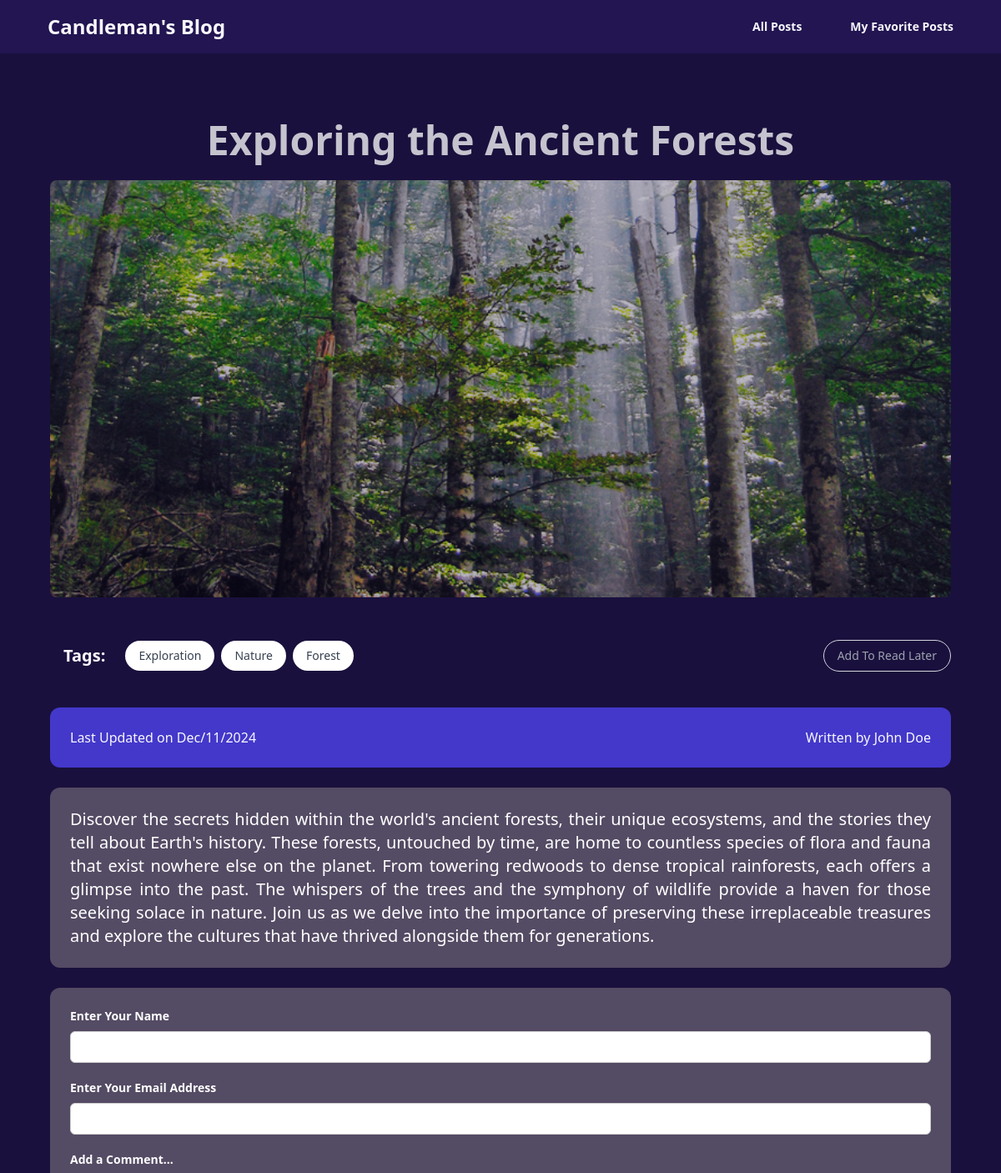
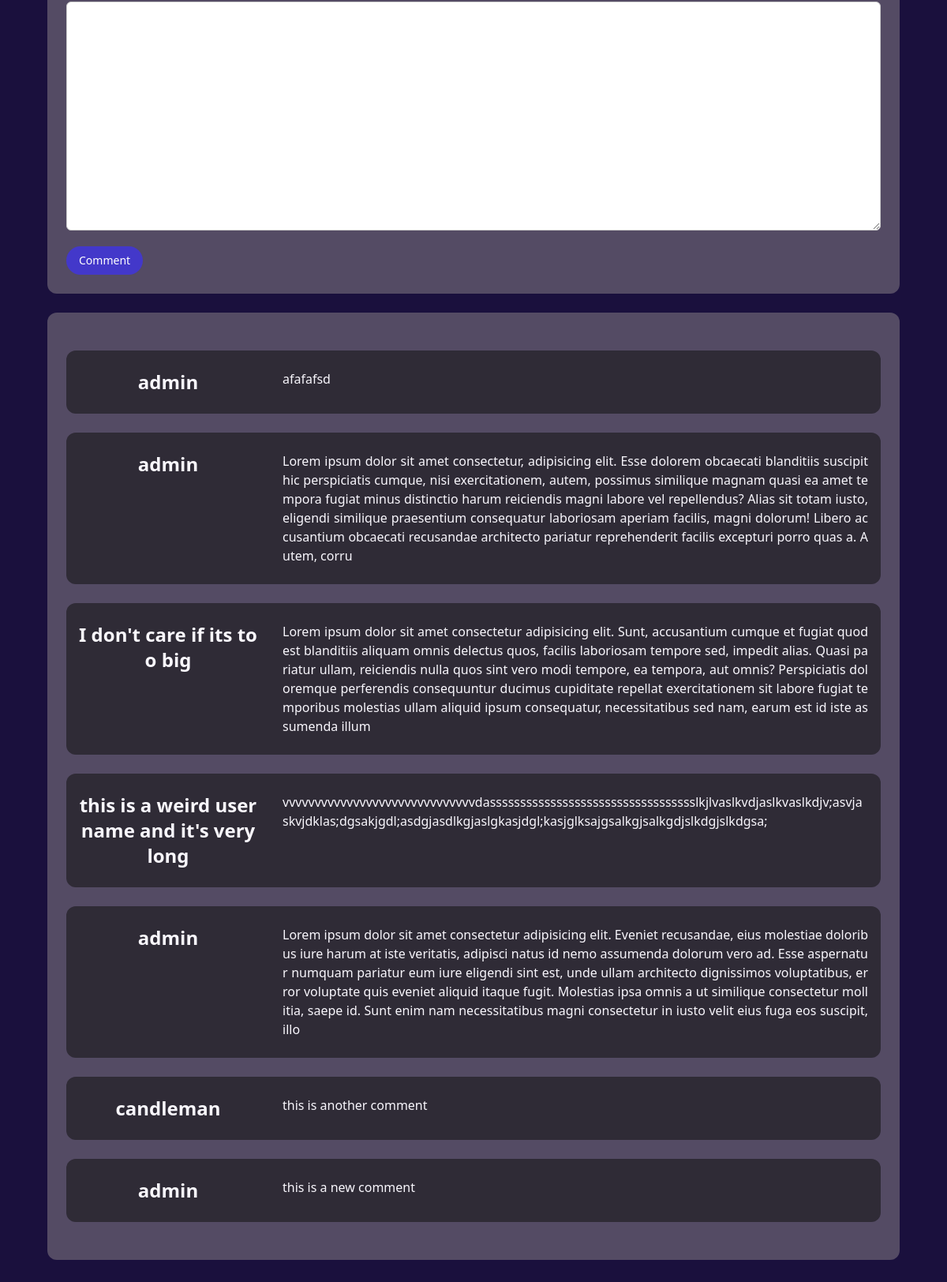
The app's page /posts/exploring-the-ancient-forests with its own data (2 pictures, top to bottom).
### blog/models.py (models this page shows, shortened)
class Post(models.Model):
    title = models.CharField(max_length=150)
    excerpt = models.TextField(max_length=350)
    image = models.ImageField(upload_to="posts", null=True)
    date = models.DateField(auto_now_add=True)
    slug = models.SlugField(max_length=160, unique=True, db_index=True)
    content = models.TextField(validators=[MinLengthValidator(10)])
    author = models.ForeignKey(
        Author, on_delete=models.SET_NULL, null=True, related_name="posts"
    )
    tags = models.ManyToManyField(Tag)

class Tag(models.Model):
    caption = models.CharField(max_length=25, unique=True)

class Author(models.Model):
    first_name = models.CharField(max_length=150)
    last_name = models.CharField(max_length=150, blank=True, null=True)
    email = models.EmailField()
    def get_full_name(self):
        return f"{self.first_name} {self.last_name}"
    def __str__(self):
        if self.last_name:
            return self.get_full_name()
        else:
            return self.first_name

class Comment(models.Model):
    username = models.CharField(max_length=100)
    user_email = models.EmailField()
    text = models.TextField(max_length=500)
    post = models.ForeignKey(Post, on_delete=models.CASCADE, related_name="comments")
    date = models.DateField(auto_now_add=True, null=True)

### blog/views.py (the view, shortened to what this page needs)
# urls.py: path("posts/<slug:slug>", views.PostDetailView.as_view(), name="post-detail-page"),
class PostDetailView(View):
    def is_post_stored(self, request, post_id):
        stored_posts = request.session.get("stored_posts")
        if stored_posts is not None:
            is_saved_for_later = post_id in stored_posts
        else:
            is_saved_for_later = False
        return is_saved_for_later
    def get(self, request, slug):
        post = get_object_or_404(Post, slug=slug)
        context = {
            "post": post,
            "comment_form": CommentForm(),
            "comments": post.comments.all().order_by("-id"),
            "is_saved_for_later": self.is_post_stored(request, post.id),
        }
        return render(request, "blog/post-detail.html", context)

### blog/forms.py
class CommentForm(forms.ModelForm):
    class Meta:
        model = Comment
        exclude = [
            "post",
            "date",
        ]
        labels = {
            "username": "Enter Your Name",
            "user_email": "Enter Your Email Address",
            "text": "Add a Comment...",
        }

### blog/templates/blog/post-detail.html (shortened to what this page needs)
{% extends "base.html" %}
{% load static %}
{% load static tailwind_tags %}
{%load widget_tweaks %}
{% block css_styles %}
<link rel="stylesheet" href="{% static 'blog/post_details.css' %}" />
{% endblock %} {% block content %}
<div class="flex items-center justify-center py-10 px-6">
    <div class="grid gap-6 max-w-[1080px] text-center">
        <h1 class="text-5xl font-bold text-white/75 hover:text-white mt-10 mx-5 cursor-pointer">
            {{post.title}}
        </h1>
        <img src="{{post.image.url}}" alt="Album"
            class="rounded-lg opacity-70 hover:opacity-100 object-cover aspect w-full h-[500px] hover:drop-shadow-2xl cursor-pointer duration-300 ease-in-out" />
        <div class="flex flex-wrap justify-start items-center text-center gap-2 mt-2">
            <h3 class="text-xl font-semibold mt-6 mx-4 my-6">Tags:</h3>
            {% for tag in post.tags.all %}
            <span
                class="bg-white rounded-full px-4 py-2 text-sm text-gray-700 hover:bg-[#7e82a5] transition duration-300 ease-in-out cursor-pointer">
                {{ tag.caption }}
            </span>
            {% empty %}
            <span class="bg-white rounded-full px-4 py-2 text-sm text-gray-700">No tags available</span>
            {% endfor %}
            <form action="{% url 'read-later' %}" method="POST">
                <button
                    class="btn-outline border border-gray-300 rounded-full px-4 py-2 text-sm transition duration-300 ease-in-out
    {% if is_saved_for_later %}bg-white text-gray-900{% else %}text-gray-400 hover:bg-[#7e82a5] hover:text-white{% endif %}">
                    {% if is_saved_for_later %}
                    Remove From Read Later
                    {% else %}
                    Add To Read Later
                    {% endif %}
                </button>
            </form>
        </div>
        <div
            class="flex justify-between h-[16] w-full items-center p-6 rounded-xl hover:bg-[#31298f] bg-[#4338ca] duration-300 ease-in-out">
            <p class="text-muted text-md text-left">
                Last Updated on {{post.date|date:"M/d/Y"|title}}
            </p>
            <p class="text-muted text-md text-right">
                Written by {{post.author|title}}
            </p>
        </div>
        <p
            class="text-xl text-white text-justify p-6 rounded-xl bg-[#544b64] hover:bg-[#81739a] duration-300 ease-in-out cursor-default">
            {{post.content}}
        </p>
        <div class="text-xl bg-[#544b64] text-justify p-6 rounded-xl cursor-default">
            <form class="text-black" action="" method="POST">
                {% csrf_token %} {% for field in comment_form %}
                <div class="form-control mb-4">
                    <label class="block text-sm font-semibold text-white 00 mb-2">{{ field.label }}</label>
                    <div class="relative">
                        {{ field|add_class:"text-black"}}
                    </div>
                </div>
                {% endfor %}
                <button type="submit"
                    class="rounded-full px-4 py-2 text-sm text-white hover:bg-[#31298f] bg-[#4338ca] transition duration-300 ease-in-out cursor-pointer focus:outline-none focus:ring-2 focus:ring-[#31298f] active:bg-[#31298f]">
                    Comment
                </button>
            </form>
        </div>
        <div class="bg-[#544b64] text-justify p-6 rounded-xl cursor-default items-center justify-center">
            {% for comment in comments %}
            <div
                class="flex flex-col md:flex-row w-full bg-[#2f2b36] hover:bg-[#81739a] duration-300 ease-in-out py-4 md:py-6 my-4 md:my-6 rounded-xl overflow-hidden">
                <div
                    class="text-lg md:text-2xl font-bold flex justify-center px-2 md:px-4 md:w-[25%] text-center break-all max-w-full">
                    {{comment.username}}
                </div>
                <div class="px-2 md:px-4 md:w-[75%] break-all max-w-full">
                    {{comment.text}}
                </div>
            </div>
            {% empty %}
            <p class="text-center">No Comments are available for this post!</p>
            {% endfor %}
        </div>
    </div>
</div>
{% endblock %}

### theme/templates/base.html (shortened to what this page needs)
{% load static tailwind_tags %}
{% load static %}
<!DOCTYPE html>
<html lang="en" data-theme="synthwave">
<head>
	{% block css_styles %}{% endblock %}
	{% tailwind_css %}
</head>
<body class="font-sans leading-normal tracking-normal relative z-100 overflow-none">
	<div class="navbar px-10 bg-neutral">
		<div class="navbar-start">
			<a class="btn btn-ghost font-bold text-xl sm:text-xl md:text-2xl lg:text-2xl"
				href="{% url 'home-page' %}">Candleman's Blog</a>
		</div>
		<div class="navbar-end flex items-center space-x-6">
			<a class="btn btn-ghost font-semibold transition ease-in-out hover:-translate-y-0.5 hover:scale-105 hover:duration-500"
				href="{% url 'posts-page' %}">All Posts</a>
			<a class="btn btn-ghost font-semibold transition ease-in-out hover:-translate-y-0.5 hover:scale-105 hover:duration-500"
				href="{% url 'read-later' %}">My Favorite Posts</a>
		</div>
	</div>
	{% block content %}
	{% endblock %}
</body>
</html>

### blog/static/blog/post_details.css (style rules this page uses)
.form-control { margin-bottom: 1rem; }
.form-control label { font-weight: bold; margin-bottom: 0.5rem; display: block; }
.form-control input, .form-control textarea { display: block; width: 100%; font: inherit; padding: 0.25rem; border-radius: 6px; border: 1px solid #ccc; }

### records on screen
Post: title "Exploring the Ancient Forests", image (picture), date "Dec/11/2024", author "John Doe", content "Discover the secrets hidden within the world's ancient forests, their unique ecosystems, and the stories they tell about Earth's history. These forests, untouched by time, are home to countless species of flora and fauna that exist nowhere else on the planet. From towering redwoods to dense tropical rainforests, each offers a glimpse into the past. The whispers of the trees and the symphony of wildlife provide a haven for those seeking solace in nature. Join us as we delve into the importance of preserving these irreplaceable treasures and explore the cultures that have thrived alongside them for generations."
Tag: caption "Exploration"
Tag: caption "Nature"
Tag: caption "Forest"
Comment: username "admin", text "afafafsd"
Comment: username "admin", text "Lorem ipsum dolor sit amet consectetur, adipisicing elit. Esse dolorem obcaecati blanditiis suscipit hic perspiciatis cumque, nisi exercitationem, autem, possimus similique magnam quasi ea amet tempora fugiat minus distinctio harum reiciendis magni labore vel repellendus? Alias sit totam iusto, eligendi similique praesentium consequatur laboriosam aperiam facilis, magni dolorum! Libero accusantium obcaecati recusandae architecto pariatur reprehenderit facilis excepturi porro quas a. Autem, corru"
Comment: username "I don't care if its too big", text "Lorem ipsum dolor sit amet consectetur adipisicing elit. Sunt, accusantium cumque et fugiat quod est blanditiis aliquam omnis delectus quos, facilis laboriosam tempore sed, impedit alias. Quasi pariatur ullam, reiciendis nulla quos sint vero modi tempore, ea tempora, aut omnis? Perspiciatis doloremque perferendis consequuntur ducimus cupiditate repellat exercitationem sit labore fugiat temporibus molestias ullam aliquid ipsum consequatur, necessitatibus sed nam, earum est id iste assumenda illum"
Comment: username "this is a weird username and it's very long", text "vvvvvvvvvvvvvvvvvvvvvvvvvvvvvvdasssssssssssssssssssssssssssssssssslkjlvaslkvdjaslkvaslkdjv;asvjaskvjdklas;dgsakjgdl;asdgjasdlkgjaslgkasjdgl;kasjglksajgsalkgjsalkgdjslkdgjslkdgsa;"
Comment: username "admin", text "Lorem ipsum dolor sit amet consectetur adipisicing elit. Eveniet recusandae, eius molestiae doloribus iure harum at iste veritatis, adipisci natus id nemo assumenda dolorum vero ad. Esse aspernatur numquam pariatur eum iure eligendi sint est, unde ullam architecto dignissimos voluptatibus, error voluptate quis eveniet aliquid itaque fugit. Molestias ipsa omnis a ut similique consectetur mollitia, saepe id. Sunt enim nam necessitatibus magni consectetur in iusto velit eius fuga eos suscipit, illo"
Comment: username "candleman", text "this is another comment"
Comment: username "admin", text "this is a new comment"

### other values on screen
{{ field.label }} "Enter Your Name" "Enter Your Email Address" "Add a Comment..."
